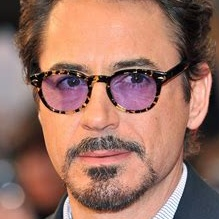
#> input picture Dataset/Train/Robert Downey Jr/005_8af3cada.jpg, 219 x 219 px, found by its file name; its folder holds only this picture in this run
$ python face_extractor.py
#> lines starting #> are read from the running program, lines starting #| are printed output that depends on the picture
#> further down, img is the input picture: shape (219, 219, 3); mean B, G, R 99.7, 113.4, 156.6
import cv2
import os


# Define the face extractor function
def face_extractor(img):
    # Function detects faces and returns the cropped face
    # If no face detected, it returns None

    # Convert image to grayscale
    gray = cv2.cvtColor(img, cv2.COLOR_BGR2GRAY)
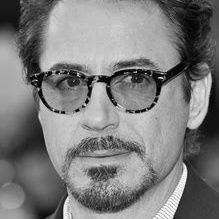
#> gray: shape (219, 219); min 0, max 254, mean 124.8
    faces = face_cascade.detectMultiScale(gray, 1.3, 5)
#> faces = [[12, 15, 186, 186]]

    if len(faces) == 0:
        return None

    # Crop all faces found
    for x, y, w, h in faces:
        cropped_face = img[y : y + h, x : x + w]
        return cropped_face
#> this loop made 1 pass
#> pass 1, in face_extractor, `cropped_face = img[y : y + h, x : x + w]`:
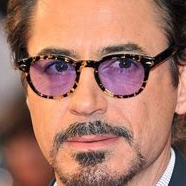
#> cropped_face: shape (186, 186, 3); mean B, G, R 103.4, 119, 168.6


# Paths
input_folder = "Dataset\Train\Robert Downey Jr"
output_folder = "Images"

# Create the output directory if it doesn't exist
if not os.path.exists(output_folder):
    os.makedirs(output_folder)

# Load the Haar Cascade Classifier
face_cascade = cv2.CascadeClassifier(
    cv2.data.haarcascades + "haarcascade_frontalface_default.xml"
)

# Loop through images in the input folder
for filename in os.listdir(input_folder):
    if filename.endswith(".jpg") or filename.endswith(
        ".png"
    ):  # Ensure correct file types
        img_path = os.path.join(input_folder, filename)
        img = cv2.imread(img_path)

        if img is not None:
            face = face_extractor(img)
            if face is not None:
                # Save the extracted face to the output folder
                face_filename = os.path.join(output_folder, filename)
                cv2.imwrite(face_filename, face)
                print(f"Saved {face_filename}")
            else:
                print(f"No face found in {filename}")
        else:
            print(f"Could not read {filename}")

$ run again, on Dataset/Train/Robert Downey Jr/016_375490e8.jpg
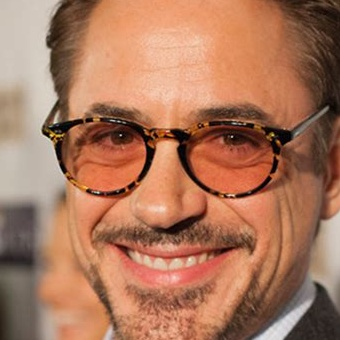
#> input picture Dataset/Train/Robert Downey Jr/016_375490e8.jpg, 340 x 340 px, found by its file name
#> img is the input picture: shape (340, 340, 3); mean B, G, R 92.6, 119, 171
#> in face_extractor, `gray = cv2.cvtColor(img, cv2.COLOR_BGR2GRAY)`:
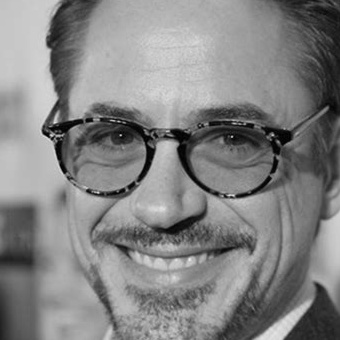
#> gray: shape (340, 340); min 0, max 237, mean 131.5
#> faces = ()

$ run again, on Dataset/Train/Robert Downey Jr/017_fd82d064.jpg
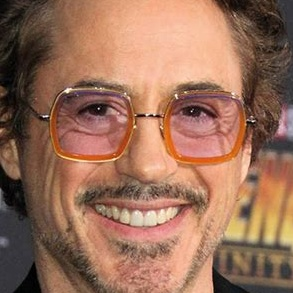
#> input picture Dataset/Train/Robert Downey Jr/017_fd82d064.jpg, 293 x 293 px, found by its file name
#> img is the input picture: shape (293, 293, 3); mean B, G, R 89.2, 111, 153.7
#> in face_extractor, `gray = cv2.cvtColor(img, cv2.COLOR_BGR2GRAY)`:
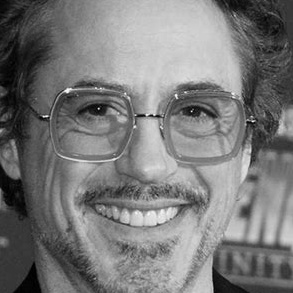
#> gray: shape (293, 293); min 0, max 249, mean 121.3
#> faces = [[20, 17, 251, 251]]
#> the loop in face_extractor, `for x, y, w, h in faces:` made 1 pass
#> pass 1, in face_extractor, `cropped_face = img[y : y + h, x : x + w]`:
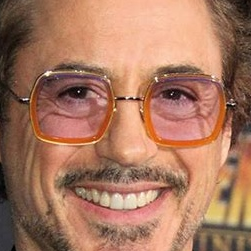
#> cropped_face: shape (251, 251, 3); mean B, G, R 95.7, 119.7, 168

$ run again, on Dataset/Train/Robert Downey Jr/019_ac261615.jpg
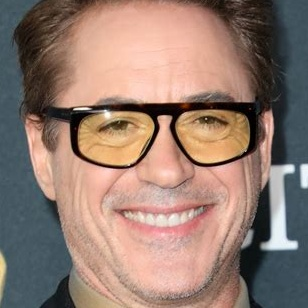
#> input picture Dataset/Train/Robert Downey Jr/019_ac261615.jpg, 308 x 308 px, found by its file name
#> img is the input picture: shape (308, 308, 3); mean B, G, R 111.8, 123.2, 148.1
#> in face_extractor, `gray = cv2.cvtColor(img, cv2.COLOR_BGR2GRAY)`:
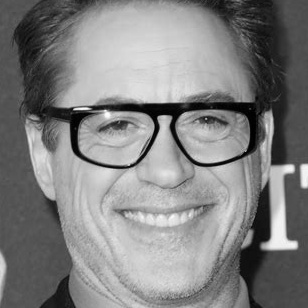
#> gray: shape (308, 308); min 0, max 252, mean 129.4
#> faces = ()

$ run again, on Dataset/Train/Robert Downey Jr/009_49237aa0.jpg
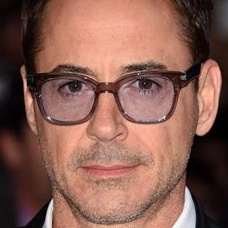
#> input picture Dataset/Train/Robert Downey Jr/009_49237aa0.jpg, 228 x 228 px, found by its file name
#> img is the input picture: shape (228, 228, 3); mean B, G, R 81.9, 93.7, 134.9
#> in face_extractor, `gray = cv2.cvtColor(img, cv2.COLOR_BGR2GRAY)`:
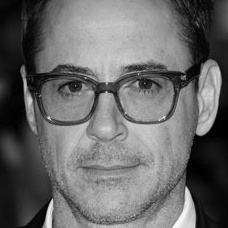
#> gray: shape (228, 228); min 0, max 253, mean 104.7
#> faces = [[18, 27, 182, 182]]
#> the loop in face_extractor, `for x, y, w, h in faces:` made 1 pass
#> pass 1, in face_extractor, `cropped_face = img[y : y + h, x : x + w]`:
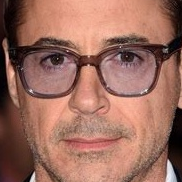
#> cropped_face: shape (182, 182, 3); mean B, G, R 94.2, 108.1, 155.6
